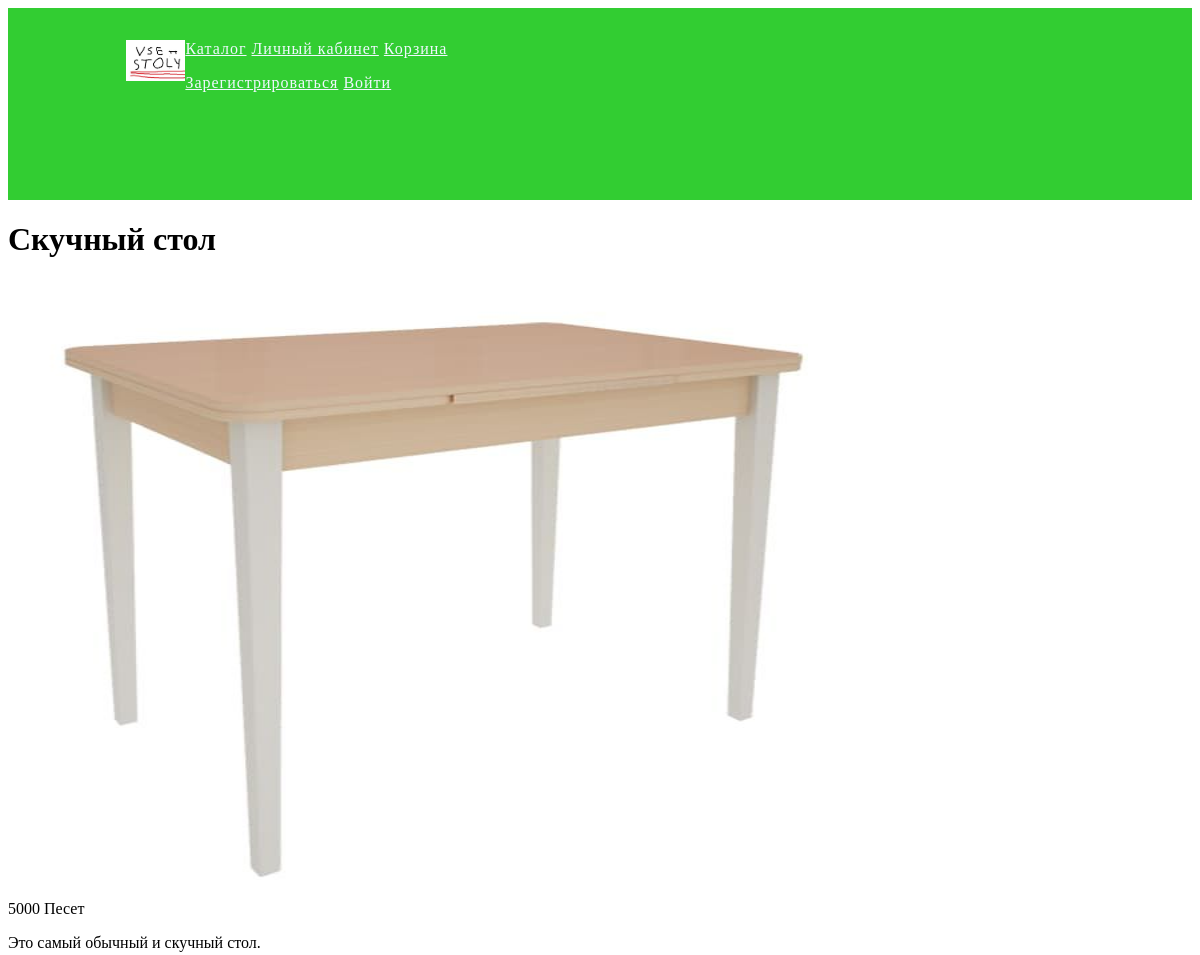
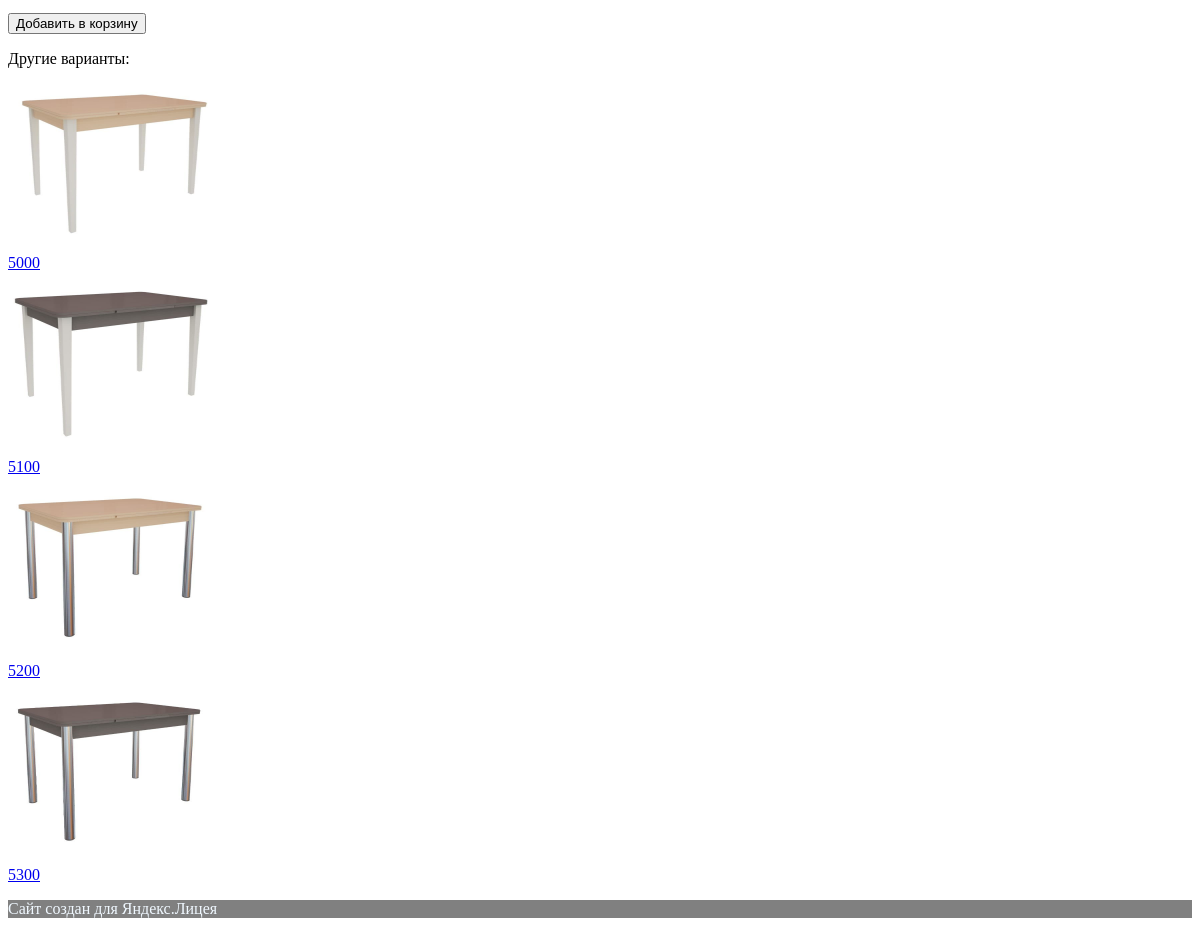
/boring/1-1, run on the app's committed database (2 pictures, top to bottom).
### data/tables.py (models this page shows, shortened)
class Table(SqlAlchemyBase):
    __tablename__ = 'tables'
    id = sqlalchemy.Column(sqlalchemy.Integer,
                           primary_key=True, autoincrement=True)
    title = sqlalchemy.Column(sqlalchemy.String, nullable=True)
    type = sqlalchemy.Column(sqlalchemy.String, nullable=True)
    deck = sqlalchemy.Column(sqlalchemy.String, nullable=True)
    legs = sqlalchemy.Column(sqlalchemy.String, nullable=True)
    cost = sqlalchemy.Column(sqlalchemy.Integer)
    description = sqlalchemy.Column(sqlalchemy.Text, nullable=True)
    in_catalog = sqlalchemy.Column(sqlalchemy.Boolean, nullable=True)

### app.py (the view)
@app.route('/<type>/<style>')
def table(type, style):
    current_table = None
    session = db_session.create_session()
    table_list = session.query(tables.Table)
    s1 = int(style[0])
    s2 = int(style[-1])
    variations = []
    for el in table_list:
        if el.type == type and el.deck == s1 and el.legs == s2:
            current_table = el
        if el.type == type:
            variations.append(el)
    form = TableForm()
    if form.validate_on_submit():
        session = db_session.create_session()
    return render_template('table.html', title=type, table=current_table, form=form, vars=variations)

### app.py
class TableForm(FlaskForm):
    add_to_cart = SubmitField('Добавить в корзину')

### data/db_session.py (called while the page is built)
def create_session() -> Session:
    global __factory
    return __factory()

### templates/table.html
{% extends "base.html" %}
{% block content %}
    <h1>{{ table.title }}</h1>
    <div class="tbl-page">
    <img src="../static/img/{{ table.type }}/{{ table.deck }}-{{ table.legs }}.jpg"
         width="800" height="600" alt="Ошибка 404">
    <p class="tbl-pg-price">{{ table.cost }} Песет</p>
    <p class="tbl-pg-descr">{{ table.description }}</p>
    <p>{{ form.add_to_cart(type="submit", class="btn btn-primary") }}</p>
    </div>
    <p>Другие варианты:</p>
    {% for var in vars %}
        <a href="/{{ var.type }}/{{ var.deck }}-{{ var.legs }}">
        <div class="variations">
            <img src="../static/img/{{ var.type }}/{{ var.deck }}-{{ var.legs }}.jpg"
                 width="200" height="150" alt="Ошибка 404">
            <p>{{ var.cost }}</p>
        </div>
        </a>
    {% endfor %}
{% endblock %}

### data on the page
Table: title "Скучный стол", type (picture), cost "5000", description "Это самый обычный и скучный стол."
Table: type (picture), cost "5100"
Table: type (picture), cost "5200"
Table: type (picture), cost "5300"
